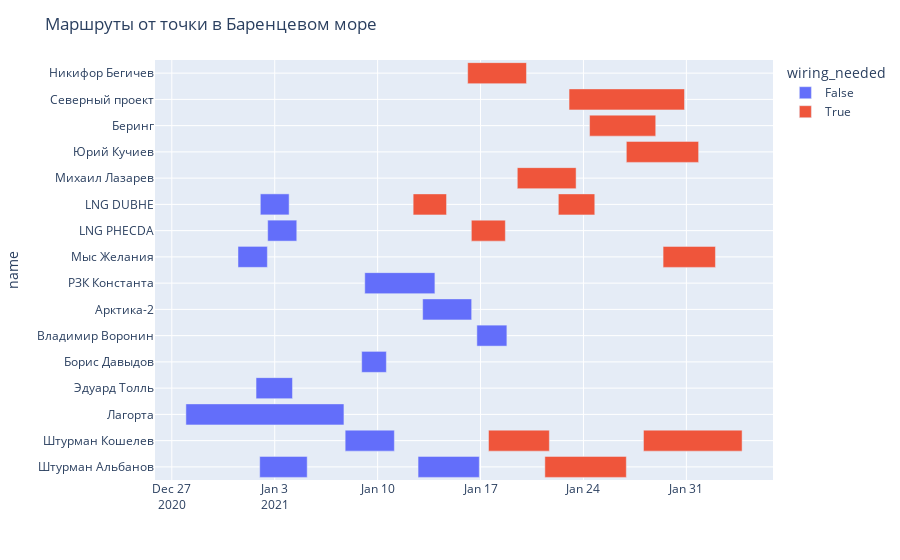

Notebook cell for this chart:
### Code cell
fig = px.timeline(requests[requests.start_point == 'точка в Баренцевом море'], 
                  x_start='date_start', x_end='date_end', y='name', color='wiring_needed')
fig.update_layout(height=700, yaxis=dict(showgrid=True), title='Маршруты от точки в Баренцевом море')
fig.show()

### Figure 1 — Plotly figure (JSON) as saved in the notebook; plotly's stock layout.template omitted (floating-point values rounded to 4 significant figures)
{"data": [{"alignmentgroup": "True", "base": ["2021-01-01T23:30:00", "2021-01-12T18:00:00", "2021-01-07T19:00:00", "2020-12-27T23:00:00", "2021-01-01T17:30:00", "2021-01-08T22:00:00", "2021-01-16T18:00:00", "2021-01-13T01:30:00", "2021-01-09T03:00:00", "2020-12-31T12:00:00", "2021-01-02T12:30:00", "2021-01-02T00:30:00"], "hovertemplate": "wiring_needed=False<br>date_start=%{base}<br>date_end=%{x}<br>name=%{y}<extra></extra>", "legendgroup": "False", "marker": {"color": "#636efa", "pattern": {"shape": ""}}, "name": "False", "offsetgroup": "False", "orientation": "h", "showlegend": true, "textposition": "auto", "type": "bar", "x": [279000000, 360000000, 289200000, 928800000, 214200000, 144900000, 176400000, 288000000, 412200000, 172800000, 171000000, 169200000], "xaxis": "x", "y": ["Штурман Альбанов", "Штурман Альбанов", "Штурман Кошелев", "Лагорта", "Эдуард Толль", "Борис Давыдов", "Владимир Воронин", "Арктика-2", "РЗК Константа", "Мыс Желания", "LNG PHECDA", "LNG DUBHE"], "yaxis": "y"}, {"alignmentgroup": "True", "base": ["2021-01-21T09:00:00", "2021-01-17T13:00:00", "2021-01-28T02:00:00", "2021-01-19T12:00:00", "2021-01-26T22:00:00", "2021-01-24T10:00:00", "2021-01-23T00:30:00", "2021-01-29T10:00:00", "2021-01-16T03:00:00", "2021-01-16T09:00:00", "2021-01-12T10:00:00", "2021-01-22T07:00:00"], "hovertemplate": "wiring_needed=True<br>date_start=%{base}<br>date_end=%{x}<br>name=%{y}<extra></extra>", "legendgroup": "True", "marker": {"color": "#EF553B", "pattern": {"shape": ""}}, "name": "True", "offsetgroup": "True", "orientation": "h", "showlegend": true, "textposition": "auto", "type": "bar", "visible": true, "x": [478800000, 357600000, 579600000, 345600000, 424800000, 388800000, 678600000, 307800000, 345600000, 199800000, 196200000, 214200000], "xaxis": "x", "y": ["Штурман Альбанов", "Штурман Кошелев", "Штурман Кошелев", "Михаил Лазарев", "Юрий Кучиев", "Беринг", "Северный проект", "Мыс Желания", "Никифор Бегичев", "LNG PHECDA", "LNG DUBHE", "LNG DUBHE"], "yaxis": "y"}], "layout": {"autosize": true, "barmode": "overlay", "legend": {"title": {"text": "wiring_needed"}, "tracegroupgap": 0}, "margin": {"t": 60}, "title": {"text": "Маршруты от точки в Баренцевом море"}, "xaxis": {"anchor": "y", "autorange": true, "domain": [0, 1], "range": ["2020-12-25 20:33:20", "2021-02-05 21:26:40"], "type": "date"}, "yaxis": {"anchor": "x", "autorange": true, "domain": [0, 1], "range": [-0.5, 15.5], "showgrid": true, "title": {"text": "name"}, "type": "category"}}}
